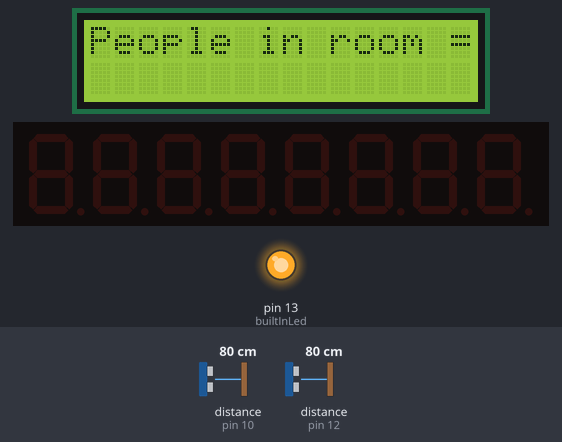
The sketch below on a simulated Arduino Uno, built with avr-gcc and run on an emulated ATmega328P. On the bench: 16×2 character LCD, 8-digit seven-segment display, output pins drawn as LEDs (lit = HIGH). Wiring (inferred from the names in the program): 2 × ultrasonic range finder: trigger pin 9, echo pin 10 / trigger pin 11, echo pin 12. The test bench sets the inputs (shaded band); at power-on: distance to the obstacle (sensors on pin 10, pin 12) 80 cm. The echo pulse lasts 58.3 µs per cm; pins used as bus, display or sensor lines are not drawn; what the sketch prints to the serial monitor is not drawn.

Above: at 1.2 s.
1.3 s: distance to the obstacle (sensor on pin 10) set to 65 cm
2.8 s: distance to the obstacle (sensor on pin 10) set to 58 cm
At 3.2 s:
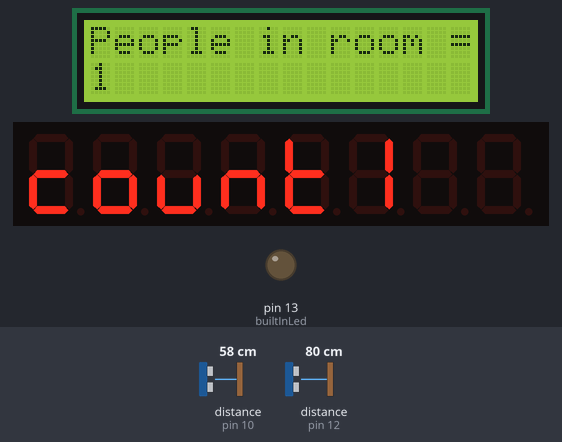
5.8 s: distance to the obstacle (sensor on pin 10) set to 120 cm
At 6.2 s:
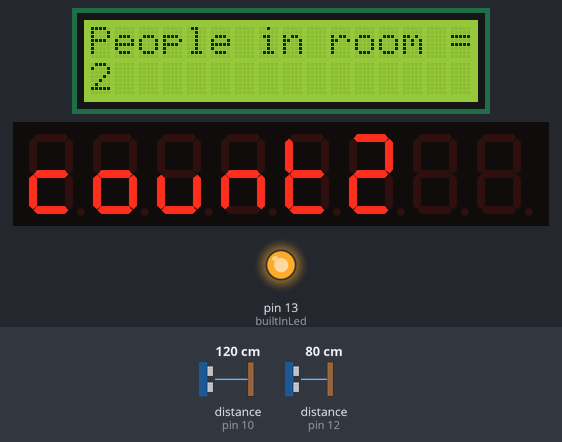
7.3 s: distance to the obstacle (sensor on pin 12) set to 66 cm
10.3 s: distance to the obstacle (sensor on pin 12) set to 55 cm
At 12.7 s:
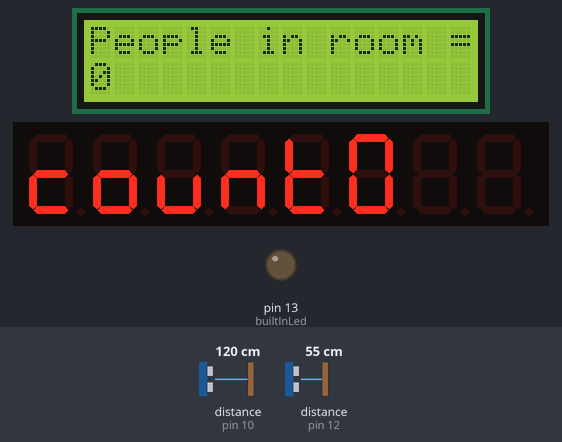
13.3 s: distance to the obstacle (sensor on pin 12) set to 120 cm
At 13.8 s:
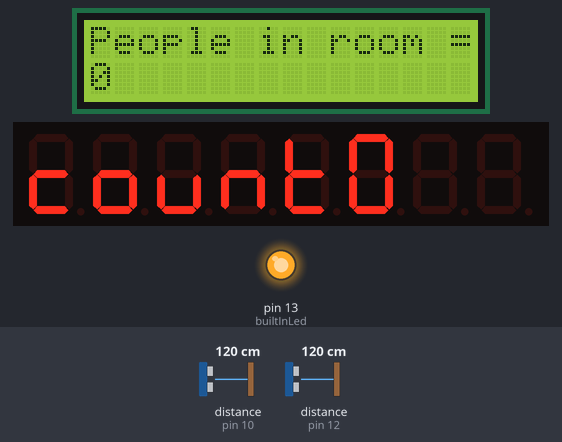
Timing chart, 0 to 15.9 s (numbered marks = the images above; inputs shaded):
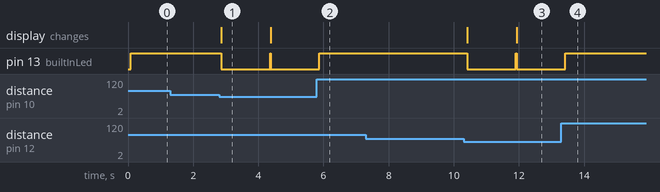

The sketch:

People_counter.ino
```cpp
#include <LiquidCrystal_I2C.h>
#include <Wire.h>
#include <TM1638lite.h>
LiquidCrystal_I2C lcd(0x27,16,2);
TM1638lite tm(4, 7, 8);
const int trigSensorIn = 9;
const int echoSensorIn = 10;
const int trigSensorOut = 11;
const int echoSensorOut = 12;
int countPeople = 0;
float noPerson = 70;
float detectedPerson = 50;
const long interval = 1000;
unsigned long time1 = 0;
int flag = 0;
unsigned long previousMillis = 0;
int builtInLed = 13;

void setup() {
  pinMode(builtInLed, OUTPUT);
  pinMode(trigSensorIn, OUTPUT);
  pinMode(echoSensorIn, INPUT);
  pinMode(trigSensorOut, OUTPUT);
  pinMode(echoSensorOut, INPUT);
  Serial.begin(9600);
  lcd.init();
  lcd.backlight();
  lcd.setCursor(0,0);
  lcd.print("People in room =");
  digitalWrite(builtInLed, HIGH);
  tm.reset();
}
float readUltrasonic(int trigPin, int echoPin){

  float duration, distance;
  digitalWrite(trigPin, LOW);
  delayMicroseconds(1);
  digitalWrite(trigPin, HIGH);
  delayMicroseconds(5);
  digitalWrite(trigPin, LOW);

  duration = pulseIn(echoPin, HIGH);
  distance = (duration*.0343)/2;

  return distance;
}

void loop() {
  while(1){
  float readingSensorIn = readUltrasonic(trigSensorIn, echoSensorIn);
  float readingSensorOut = readUltrasonic(trigSensorOut, echoSensorOut);
  Serial.println(String(readingSensorOut) + " Out");
  Serial.println(String(readingSensorIn) + " In");

  if (readingSensorIn < (noPerson - 10)){ // detected person going in
    countPeople++;
    Serial.println("Person walked in");
    Serial.print("people count = ");
    Serial.println(countPeople);
    lcd.setCursor(0,1);
    lcd.print("      ");
    lcd.setCursor(0,1);
    lcd.print(countPeople);
    String counter = String(countPeople);
    tm.displayText("count" + counter);
    digitalWrite(builtInLed, LOW);
    delay(1500);
    digitalWrite(builtInLed, HIGH);
    continue;
  }
  if (readingSensorOut < (noPerson - 10)){ // a person on the second sensor
    countPeople--;
    if(countPeople < 0)countPeople = 0;
    Serial.println("Person walked out.");
    Serial.print("people count = ");
    Serial.println(countPeople);
    lcd.setCursor(0,1);
    lcd.print("      ");
    lcd.setCursor(0,1);
    lcd.print(countPeople);
    String counter = String(countPeople);
    tm.displayText("count" + counter);
    digitalWrite(builtInLed, LOW);
    delay(1500);
    digitalWrite(builtInLed, HIGH);
    continue;
      }


//  if (readingSensorOut < (noPerson + 10)){ // detected person getting out
//    delay(50);
//    if (readingSensorIn < (noPerson + 10)){ // a person on the second sensor
//      countPeople--;
//    }
//  }


//  Serial.print("countPeople: ");
//  Serial.println(countPeople);

  delay(100);
  }
}
```

Measured:
- the behaviour switches between 61 and 60 cm on distance to the obstacle (sensor on pin 10) (found by bisection; images 0 and 1)
- the behaviour switches between 61 and 60 cm on distance to the obstacle (sensor on pin 12) (found by bisection; images 2 and 3)
- after the input at 1.3 s, every drawn part: stays the same
- after the input at 2.8 s, pin 13 (builtInLed): HIGH → LOW after 0.06 s, → HIGH 1.5 s later, → LOW 0.02 s later; the display: changes after 0.06 s (image 1)
- after the input at 5.8 s, pin 13 (builtInLed): goes on until 5.9 s, then stays HIGH
- after the input at 7.3 s, every drawn part: stays the same
- after the input at 10.3 s, pin 13 (builtInLed): HIGH → LOW after 0.11 s, → HIGH 1.5 s later, → LOW 0.02 s later; the display: first changes after 0.11 s (image 3 shows a later state)
- after the input at 13.3 s, pin 13 (builtInLed): goes on until 13.4 s, then stays HIGH
- what the display in image 1 shows lasts 1.5 s, from 2.9 s to 4.4 s
